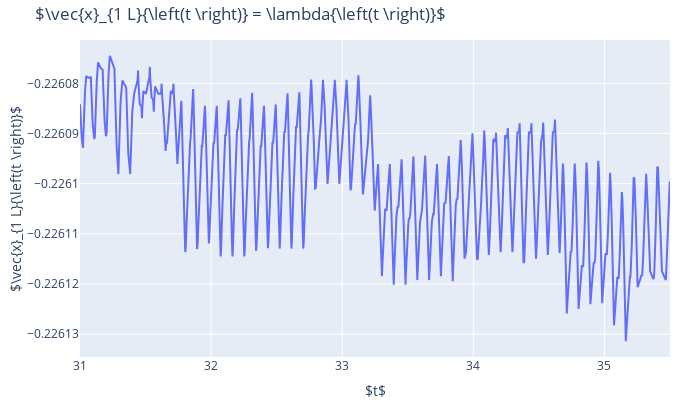

Here is the notebook cell this chart was saved with:
### Markdown cell above
Alternatively, if you do not have plotly-orca installed, use plotly's iplot function, which also makes the graph interactive:

### Code cell
from plotly.offline import iplot
iplot(fig)

### Figure 1 — Plotly figure (JSON) as saved in the notebook; plotly's stock layout.template omitted (floating-point values rounded to 4 significant figures; data arrays with more than 128 entries replaced by an {"elided": "..."} marker saying what was removed)
{"data": [{"name": "xvec_1_L", "type": "scatter", "x": {"elided": "4501 float values"}, "y": {"elided": "4501 float values"}}], "layout": {"autosize": false, "height": 400, "margin": {"b": 32, "pad": 0, "r": 30, "t": 40}, "title": {"text": "$\\vec{x}_{1 L}{\\left(t \\right)} = \\lambda{\\left(t \\right)}$"}, "width": 700, "xaxis": {"title": {"text": "$t$"}}, "yaxis": {"title": {"text": "$\\vec{x}_{1 L}{\\left(t \\right)}$"}}}}
